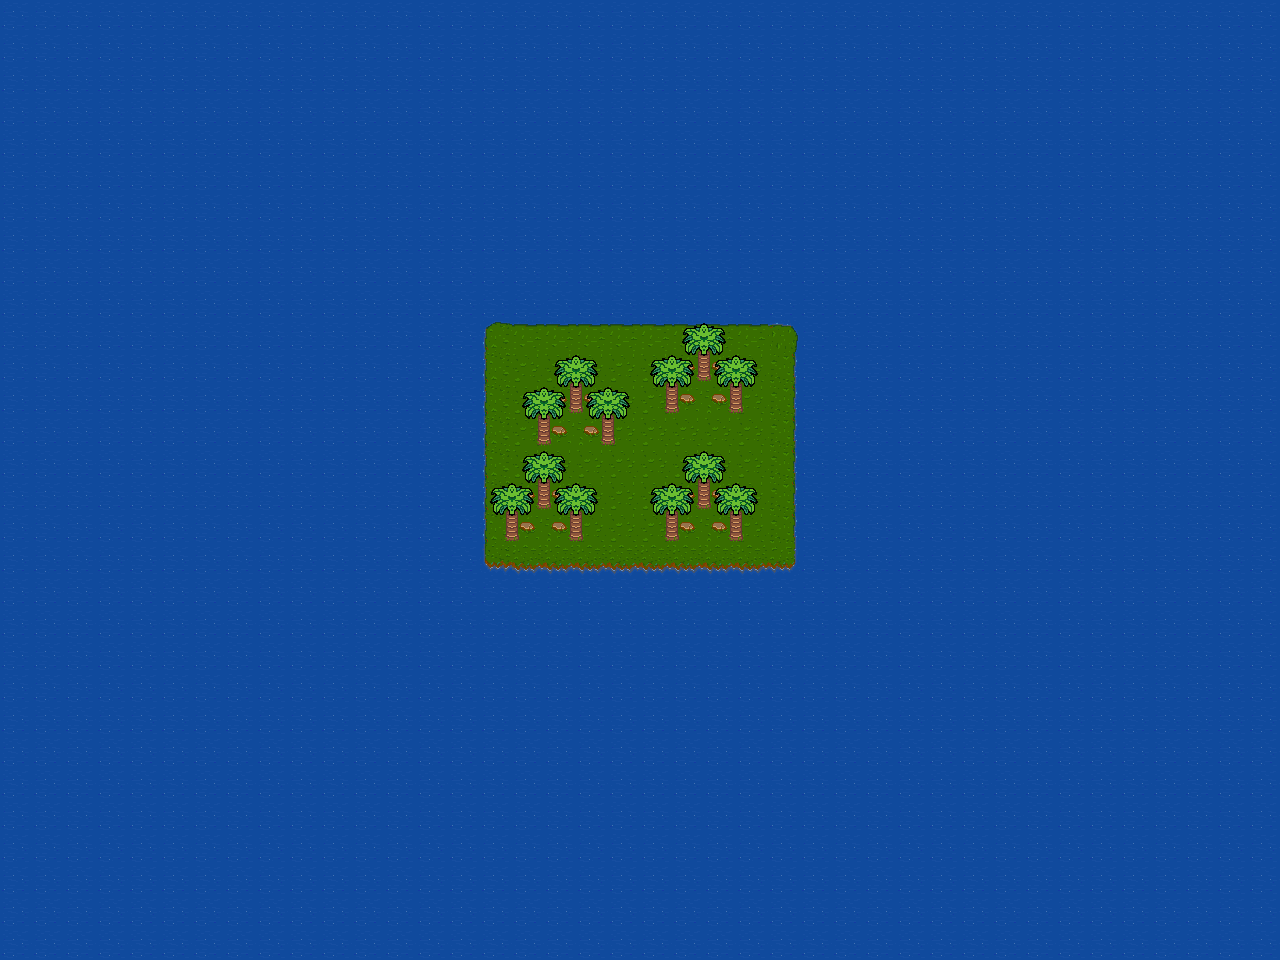

Tiled map render using the project's own tile images. Description and the map definition, with tile-layer contents summarised, below:
An orthogonal 40x30 tile map with 32x32 px tiles, 4 tile layers (Ocean, islands, palm-tree-1, palm-tree-2) and 18 objects (13x animal, 4x playerStart, island).

<map version="1.9" tiledversion="1.9.2" orientation="orthogonal" renderorder="right-down" width="40" height="30" tilewidth="32" tileheight="32" infinite="0" nextlayerid="6" nextobjectid="20">
 <tileset firstgid="1" source="amaru-set.tsx" />
 <layer id="1" name="Ocean" width="40" height="30">
  <data>[1200 cells, 1200 non-empty, 1 distinct tile ids]</data>
 </layer>
 <layer id="2" name="islands" width="40" height="30">
  <data>[1200 cells, 80 non-empty, 10 distinct tile ids]</data>
 </layer>
 <layer id="3" name="palm-tree-1" width="40" height="30">
  <data>[1200 cells, 16 non-empty, 4 distinct tile ids]</data>
 </layer>
 <layer id="4" name="palm-tree-2" width="40" height="30">
  <data>[1200 cells, 32 non-empty, 4 distinct tile ids]</data>
 </layer>
 <objectgroup id="5" name="objects">
  <object id="1" name="island" class="island" x="481.864" y="322.306" width="315.924" height="251.037" />
  <object id="2" name="animal13" class="animal" x="384.002" y="190.405" width="32" height="32" />
  <object id="3" name="animal12" class="animal" x="610.529" y="61.6513" width="32" height="32" />
  <object id="5" name="animal11" class="animal" x="971.129" y="149.94" width="32" height="32" />
  <object id="6" name="animal10" class="animal" x="1136.01" y="436.08" width="32" height="32" />
  <object id="7" name="animal9" class="animal" x="1176.43" y="44.6318" width="32" height="32" />
  <object id="8" name="animal8" class="animal" x="912.625" y="428.634" width="32" height="32" />
  <object id="9" name="animal7" class="animal" x="1126.43" y="765.832" width="32" height="32" />
  <object id="10" name="animal6" class="animal" x="826.464" y="761.577" width="32" height="32" />
  <object id="11" name="animal5" class="animal" x="577.554" y="850.929" width="32" height="32" />
  <object id="12" name="animal4" class="animal" x="368.002" y="697.754" width="32" height="32" />
  <object id="13" name="animal3" class="animal" x="110.582" y="820.081" width="32" height="32" />
  <object id="14" name="animal2" class="animal" x="99.9451" y="400.977" width="32" height="32" />
  <object id="15" name="animal1" class="animal" x="123.347" y="69.0973" width="32" height="32" />
  <object id="16" name="player4" class="playerStart" x="626.529" y="253.165" width="32" height="32" />
  <object id="17" name="player3" class="playerStart" x="424.379" y="440.334" width="32" height="32" />
  <object id="18" name="player2" class="playerStart" x="622.23" y="590.318" width="32" height="32" />
  <object id="19" name="player1" class="playerStart" x="820.081" y="441.398" width="32" height="32" />
 </objectgroup>
</map>
